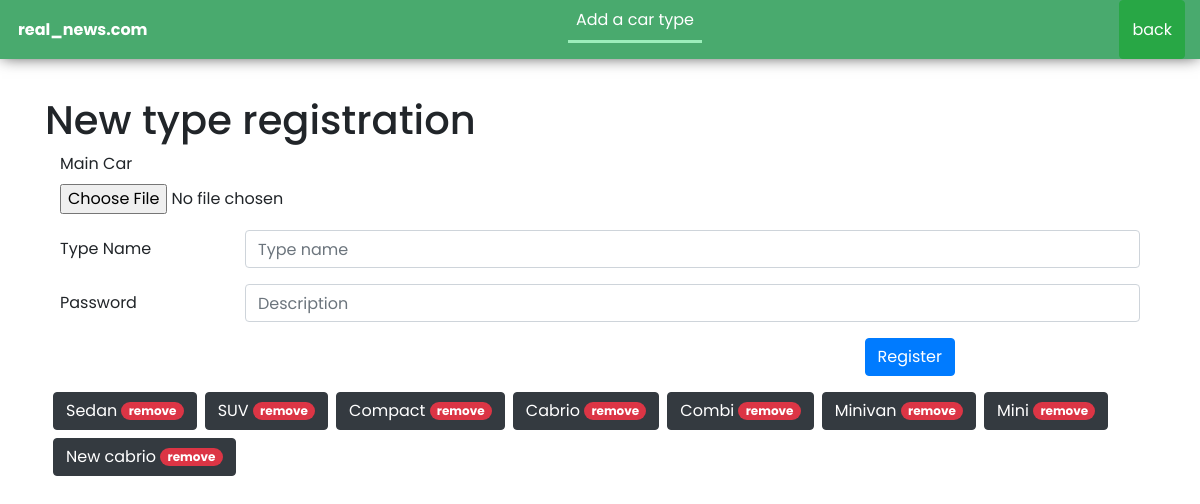
The page /admin/manageTypes.php (signed in) on the database its author committed.
### tables this page shows
CREATE TABLE `types` (
  `typeID` int(255) NOT NULL,
  `typeName` varchar(255) NOT NULL,
  `description` varchar(255) NOT NULL,
  `typeImage` varchar(255) NOT NULL
);

### admin/manageTypes.php (the view, shortened to what this page needs)
<?php
include '../advanced/database.php';
$get_types = "SELECT `typeID`, `typeName`, `description`, `typeImage` FROM `types`";
$typeResults = mysqli_query($connect,$get_types);
$types="";
while($typ = mysqli_fetch_assoc($typeResults)){
 $types = $types.'<div class="long btn btn-dark ml-2 mb-2">'.$typ['typeName'].'   <a href="deleteTypes.php?typDel='.$typ['typeID'].'" class="badge badge-pill badge-danger">remove</a></div>';
}
include '../header.php'
    ?>
<body>
    <nav class="nav-bar">
        <strong>real_news.com</strong>
        <ul>
            <li class="select-page"><a href="#">Add a car type</a></li>
        </ul>
        <button class="btn btn-success" onclick="window.location.href='index.php'">back</button>
    </nav>
    <div class="container hepfo-gato">
        <h1>New type registration</h1>
        <form method="POST" action="addingType.php" class="container" enctype="multipart/form-data">
            <div class="form-group">
                <label for="exampleFormControlFile1">Main Car</label>
                <input type="file" name="image" class="form-control-file" id="exampleFormControlFile1">
            </div>
            <div class="form-group row">
                <label for="inputEmail3" class="col-sm-2 col-form-label">Type Name</label>
                <div class="col-sm-10">
                <input type="username" name ="type" class="form-control" id="inputEmail3" placeholder="Type name">
                </div>
            </div>
            <div class="form-group row">
                <label for="inputtype" class="col-sm-2 col-form-label">Password</label>
                <div class="col-sm-10">
                <input type="text" name ="description" class="form-control" id="inputtype" placeholder="Description">
                </div>
            </div>
            <div class="form-group row">
                <div class="col-sm-10">
                <button type="submit" name = "submit" class="btn btn-primary float-right">Register</button>
                </div>
            </div>
        </form>
        <div class="container row">
            <?php echo($types);?>
        </div>
    </div>
</body>

### styles.css (style rules this page uses)
* { margin: 0; padding: 0; font-family: 'Poppins', sans-serif; box-sizing: border-box; }
.nav-bar>ul>li>a { text-decoration: none; color: black; }
.nav-bar>strong { margin: auto 3px ; cursor: pointer; }
.nav-bar { display: flex; justify-content: space-between; padding: 0 15px; color: white; background-color: #49AA6E; position: absolute; top: 0; width: 100%; -webkit-box-shadow: 0px 0px 15px -2px rgba(0,0,0,0.75); -moz-box-shadow: 0px 0px 15px -2px rgba(0,0,0,0.75); box-shadow: 0px 0px 15px -2px rgba(0,0,0,0.75); }
.nav-bar>ul { display: flex; }
.nav-bar>ul>li { padding: 8px; list-style-type: none; }
.select-page { border-bottom: solid #9ceebb; color: white !important; }
.select-page>a { color: white !important; }
.hepfo-gato { margin-top: 6rem; transition: .4s ease-in-out; }

### rows shown on the page
types: typeName "Sedan"
types: typeName "SUV"
types: typeName "Compact"
types: typeName "Cabrio"
types: typeName "Combi"
types: typeName "Minivan"
types: typeName "Mini"
types: typeName "New cabrio"
